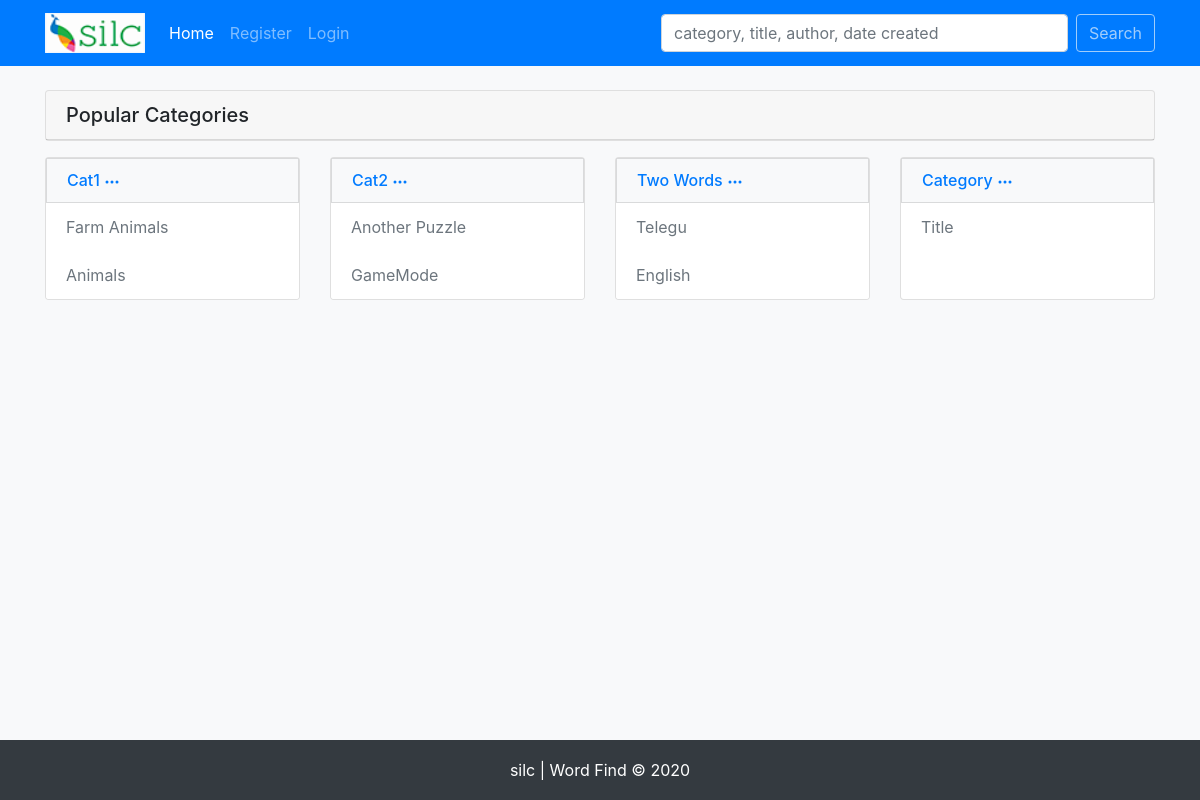
The page / on the database its author committed.
### tables this page shows
CREATE TABLE `categories` (
  `cat_id` int(11) NOT NULL,
  `cat_name` varchar(255) NOT NULL
);

### helpers/functions.php (called while the page is built, shortened)
<?php
    function getCategoriesWithTopNResults($pdo){
        $sql = "SELECT cat_name, categories.cat_id,
                SUBSTRING_INDEX(GROUP_CONCAT(puzzles.title ORDER BY puzzles.puzzle_id DESC), ',', 5) AS puzzle_names, -- show top 5 results --
                SUBSTRING_INDEX(GROUP_CONCAT(puzzles.puzzle_id ORDER BY puzzles.puzzle_id DESC), ',', 5) AS puzzle_ids -- id top 5 results --
                FROM puzzles
                INNER JOIN categories
                ON categories.cat_id = puzzles.cat_id
                GROUP BY categories.cat_name
                ORDER BY categories.cat_id
        ";
        $stmt = $pdo->prepare($sql);
        $stmt->execute();
        return $stmt->fetchAll();
    }

### index.php (the view, shortened to what this page needs)
<?php
    include 'includes/header.php';
    $categories = getCategoriesWithTopNResults($pdo);
?>
    <div class="card mt-4">
        <h5 class="card-header">Popular Categories</h5>
    </div>
<?php
    $numOfCols = 4;
    $rowCount = 0;
    foreach($categories as $category):
        $data = [
            'cat_name' => $category->cat_name,
            'puzzle' => explode(',', $category->puzzle_names),
            'puzzle_id' => explode(',', $category->puzzle_ids)
        ];
        if($rowCount % $numOfCols == 0):
?>
        <div class="row">
    <?php
        endif;
        $rowCount++;
    ?>
    <div class="col-md mt-3">
        <div class="card h-100">
            <div class="list-group">
                <h6 class="mb-0"><a href="category.php?categoryId=<?php echo $category->cat_id; ?>" class="list-group-item list-group-item-action bg-light text-primary"><?php echo $category->cat_name; ?>
                    <svg width="1em" height="1em" viewBox="0 0 16 16" class="bi bi-three-dots" fill="currentColor" xmlns="http://www.w3.org/2000/svg">
                        <path fill-rule="evenodd" d="M3 9.5a1.5 1.5 0 1 1 0-3 1.5 1.5 0 0 1 0 3zm5 0a1.5 1.5 0 1 1 0-3 1.5 1.5 0 0 1 0 3zm5 0a1.5 1.5 0 1 1 0-3 1.5 1.5 0 0 1 0 3z"/>
                    </svg>
                </a></h6>
            <?php foreach($data['puzzle'] as $index => $puzzle): ?>
                <a href="puzzle.php?puzzleId=<?php echo $data['puzzle_id'][$index]; ?>" class="list-group-item list-group-item-action text-muted border-0"><?php echo $puzzle; ?></a>
            <?php endforeach; ?>
            </div>
        </div>
    </div>
        <?php
            if($rowCount % $numOfCols == 0): ?>
        </div>
<?php
            endif;
        endforeach;
?>
<?php include('includes/footer.php'); ?>

### rows shown on the page
categories: cat_name "Cat1", puzzle "Farm Animals", puzzle "Animals"
categories: cat_name "Cat2", puzzle "Another Puzzle", puzzle "GameMode"
categories: cat_name "Two Words", puzzle "Telegu", puzzle "English"
categories: cat_name "Category", puzzle "Title"
